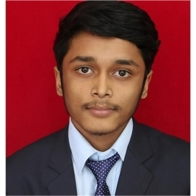
#> input picture Notebook_Scripts_Data/data/KCE074BCT005.jpg, 196 x 196 px, given as the content of the folder data/KCE074BCT001/, which was not available
$ python image_dataset_generator.py
#> lines starting #> are read from the running program, lines starting #| are printed output that depends on the picture; pictures that were not available may be replaced by others from this repository, and a replacement may not be noted
#> (reads Notebook_Scripts_Data/crnAndName.csv from the repository)
from PIL import Image, ImageEnhance
import os
import pandas as pd


def manipulation(image_path):
#> called with image_path = 'data/KCE074BCT001/KCE074BCT005.jpg'
    image = Image.open(image_path)
#> image is the input picture: PIL image 196x196 RGB; mean R, G, B 126.3, 61.7, 65
    B_enhancer = ImageEnhance.Brightness(image)
    C_enhancer = ImageEnhance.Contrast(image)
    hoz_flip = image.transpose(Image.FLIP_LEFT_RIGHT)
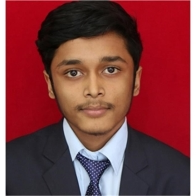
#> hoz_flip: PIL image 196x196 RGB; mean R, G, B 126.3, 61.7, 65
    image_loc = image_path[:-4]
    for i in range(16):
        if i > 0:
            factor = i/8.0
            im = B_enhancer.enhance(factor)
            im1 = C_enhancer.enhance(factor)
            rotate_image = image.rotate(5+i*2)
            im.save(image_loc+"_B_"+str(factor)+".jpg")
            im1.save(image_loc+"_C_"+str(factor)+".jpg")
            rotate_image.save(image_loc+"_R_"+str(5+i*5)+".jpg")
#> this loop made 16 passes
#> pass 2, in manipulation, `im1 = C_enhancer.enhance(factor)`:
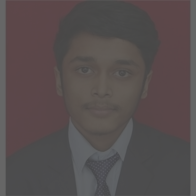
#> im1: PIL image 196x196 RGB; mean R, G, B 86.2, 78.2, 78.5
#> pass 2, in manipulation, `rotate_image = image.rotate(5+i*2)`:
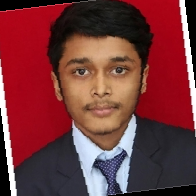
#> rotate_image: PIL image 196x196 RGB; mean R, G, B 117, 54.7, 57.6
#> pass 3, in manipulation, `im = B_enhancer.enhance(factor)`:
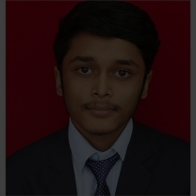
#> im: PIL image 196x196 RGB; mean R, G, B 31.2, 15, 15.9
#> after the loop:
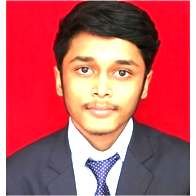
#> im: PIL image 196x196 RGB; mean R, G, B 191.8, 94.6, 100.2
#> after the loop:
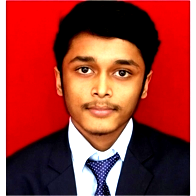
#> im1: PIL image 196x196 RGB; mean R, G, B 153.9, 59.2, 52.3
#> after the loop:
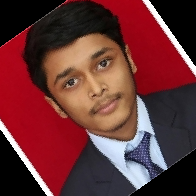
#> rotate_image: PIL image 196x196 RGB; mean R, G, B 103.8, 50.2, 51.8
    hoz_flip.save(image_loc+"_hf.jpg")


data_crn = pd.read_csv("crnAndName.csv")
for crn in data_crn['CRN']:
    filepath = "data/"+crn+"/"
    filenames = os.listdir(filepath)
    for file in filenames:
        manipulation(filepath+file)
